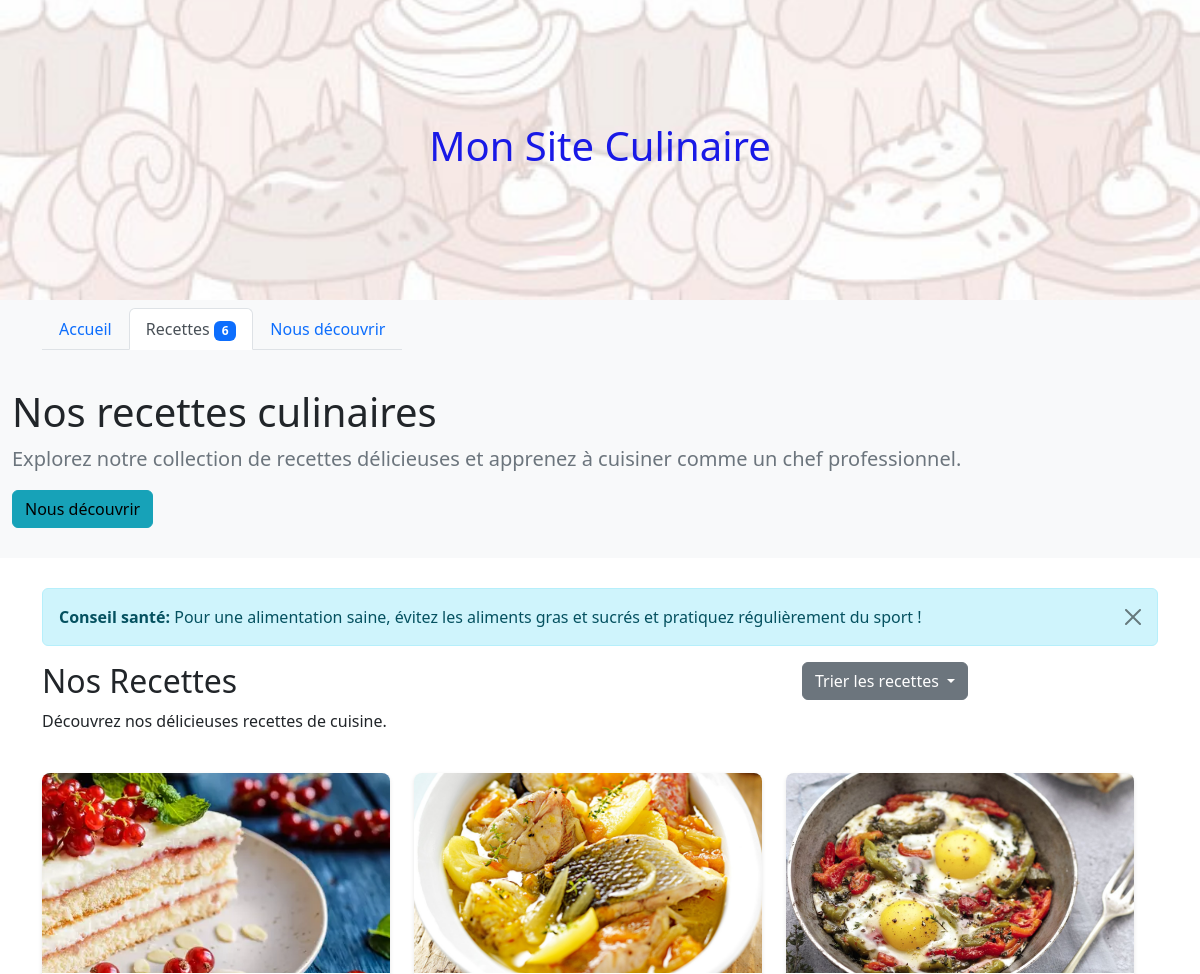
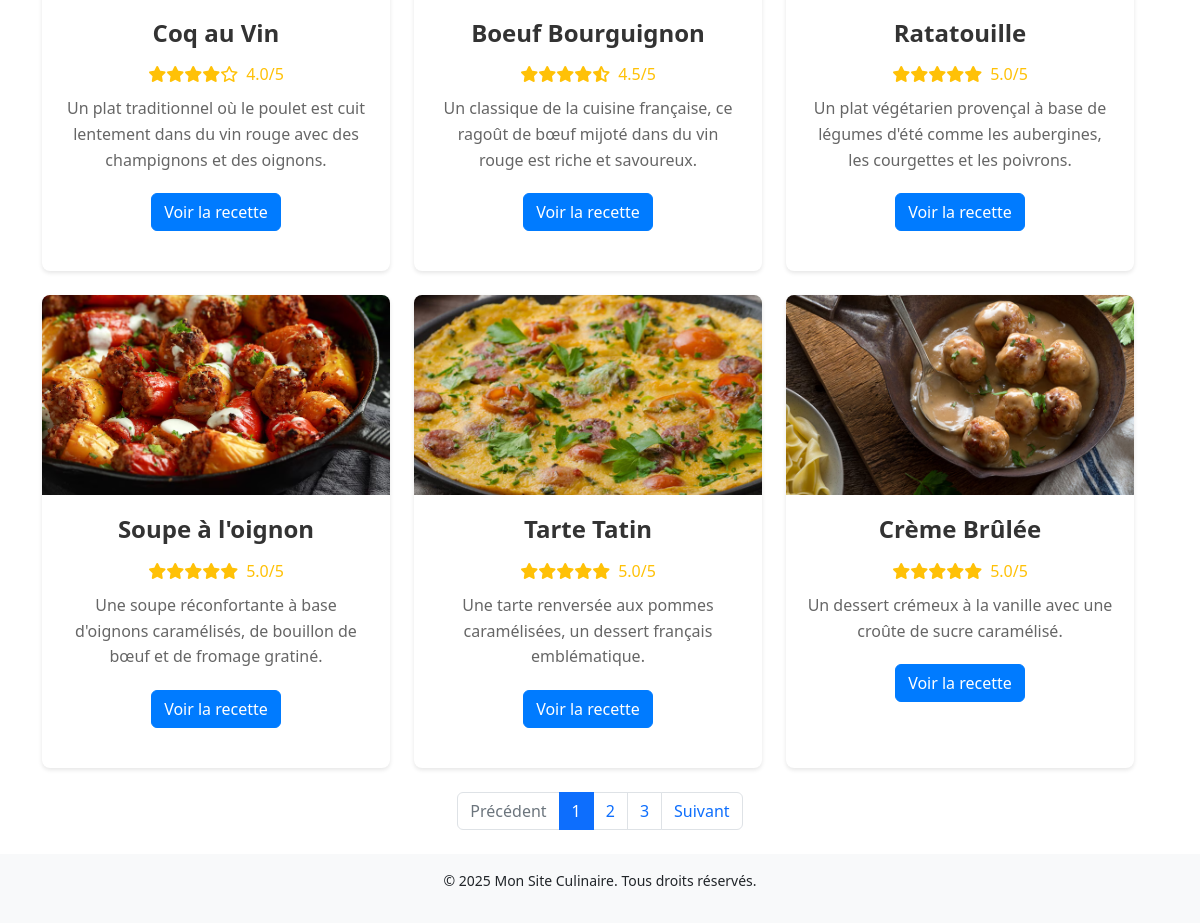
The page /recettes.php?sort=rating_asc on the database its author committed (2 pictures, top to bottom).
### tables this page shows
CREATE TABLE IF NOT EXISTS recettes (
    id INT AUTO_INCREMENT PRIMARY KEY,
    titre VARCHAR(255) NOT NULL,
    photo VARCHAR(255) NOT NULL,
    note DECIMAL(3,1) NOT NULL,
    description_courte TEXT NOT NULL,
    description_longue TEXT NOT NULL,
    created_at TIMESTAMP DEFAULT CURRENT_TIMESTAMP
);

### recettes.php (the view, shortened to what this page needs)
<?php
require_once 'config.php';
$sort = isset($_GET['sort']) ? $_GET['sort'] : 'name_asc';
$query = "SELECT * FROM recettes ";
switch ($sort) {
    case 'rating_asc':
        $query .= "ORDER BY note ASC";
        break;
}
try {
    $stmt = $pdo->query($query);
    $recipes = $stmt->fetchAll();
} catch (PDOException $e) {
    die("Error fetching recipes: " . $e->getMessage());
}
?>
<!DOCTYPE html>
<html lang="fr">
  <head>
    <link rel="stylesheet" href="https://cdnjs.cloudflare.com/ajax/libs/font-awesome/6.0.0/css/all.min.css">
    <link rel="stylesheet" href="bootstrap-5.2.3-dist/css/bootstrap.min.css">
    <link rel="stylesheet" href="cuisinier.css">
    <link rel="stylesheet" href="custom.css">
  </head>
  <body>
    <header class="bg-light py-3 custom-header">
      <div class="container">
        <h1 class="text-center">Mon Site Culinaire</h1>
      </div>
    </header>
    <nav class="navbar navbar-expand-lg navbar-light bg-light">
      <div class="container">
        <ul class="nav nav-tabs">
          <li class="nav-item">
            <a class="nav-link" href="index.php">Accueil</a>
          </li>
          <li class="nav-item">
            <a class="nav-link active" href="recettes.php">Recettes <span class="badge bg-primary"><?php echo count($recipes); ?></span></a>
          </li>
          <li class="nav-item">
            <a class="nav-link" href="decouvrir.php">Nous découvrir</a>
          </li>
        </ul>
      </div>
    </nav>
    <div class="jumbotron">
      <div class="container">
        <h1 class="display-4">Nos recettes culinaires</h1>
        <p class="lead">Explorez notre collection de recettes délicieuses et apprenez à cuisiner comme un chef professionnel.</p>
        <a href="decouvrir.php" class="btn btn-info" role="button">Nous découvrir</a>
      </div>
    </div>
    <main class="container my-4">
      <div class="alert alert-info alert-dismissible fade show" role="alert">
        <strong>Conseil santé:</strong> Pour une alimentation saine, évitez les aliments gras et sucrés et pratiquez régulièrement du sport !
        <button type="button" class="btn-close" data-bs-dismiss="alert" aria-label="Close"></button>
      </div>
      <div class="row mb-4">
        <div class="col-md-8">
          <h2>Nos Recettes</h2>
          <p>Découvrez nos délicieuses recettes de cuisine.</p>
        </div>
        <div class="col-md-4">
          <div class="dropdown">
            <button class="btn btn-secondary dropdown-toggle" type="button" id="dropdownMenuButton1" data-bs-toggle="dropdown" aria-expanded="false">
              Trier les recettes
            </button>
          </div>
        </div>
      </div>
      <div class="row">
        <?php
        $chunkedRecipes = array_chunk($recipes, 3);
        foreach ($chunkedRecipes as $rowRecipes) {
            echo '<div class="row' . (array_search($rowRecipes, $chunkedRecipes) > 0 ? ' mt-4' : '') . '">';
            foreach ($rowRecipes as $recipe) {
                echo '<div class="col-sm-4">';
                echo '<div class="card">';
                echo '<img src="' . htmlspecialchars($recipe['photo']) . '" class="card-img-top" alt="' . htmlspecialchars($recipe['titre']) . '">';
                echo '<div class="card-body">';
                echo '<h3 class="card-title">' . htmlspecialchars($recipe['titre']) . '</h3>';
                echo '<div class="rating">';
                $fullStars = floor($recipe['note']);
                $halfStar = ($recipe['note'] - $fullStars) >= 0.5 ? 1 : 0;
                $emptyStars = 5 - $fullStars - $halfStar;
                for ($i = 0; $i < $fullStars; $i++) {
                    echo '<i class="fas fa-star text-warning"></i>';
                }
                if ($halfStar) {
                    echo '<i class="fas fa-star-half-alt text-warning"></i>';
                }
                for ($i = 0; $i < $emptyStars; $i++) {
                    echo '<i class="far fa-star text-warning"></i>';
                }
                echo '<span class="ms-2">' . htmlspecialchars($recipe['note']) . '/5</span>';
                echo '</div>';
                echo '<p class="card-text">' . htmlspecialchars($recipe['description_courte']) . '</p>';
                echo '<a href="recette.php?id=' . htmlspecialchars($recipe['id']) . '" class="btn btn-primary">Voir la recette</a>';
                echo '</div>';
                echo '</div>';
                echo '</div>';
            }
            echo '</div>';
        }
        ?>
      </div>
      <nav aria-label="Page navigation example" class="my-4">
        <ul class="pagination justify-content-center">
          <li class="page-item disabled">
            <a class="page-link" href="#" tabindex="-1" aria-disabled="true">Précédent</a>
          </li>
          <li class="page-item active" aria-current="page">
            <a class="page-link" href="#">1</a>
          </li>
          <li class="page-item"><a class="page-link" href="#">2</a></li>
          <li class="page-item"><a class="page-link" href="#">3</a></li>
          <li class="page-item">
            <a class="page-link" href="#">Suivant</a>
          </li>
        </ul>
      </nav>
    </main>
    <footer class="bg-light py-3 mt-auto">
      <div class="container">
        <p class="text-center small">&copy; 2025 Mon Site Culinaire. Tous droits réservés.</p>
      </div>
    </footer>
  </body>
</html>

### cuisinier.css (style rules this page uses)
.card-body { padding: 20px; text-align: center; }
.card-title { color: #333; margin-bottom: 15px; font-size: 1.5rem; font-weight: bold; }
.card-text { color: #666; margin-bottom: 20px; line-height: 1.6; }
.jumbotron { background-color: #f8f9fa; padding: 30px 0; margin-bottom: 30px; border-radius: 0; }
.jumbotron .container { max-width: 1200px; }
.display-4 { font-size: 2.5rem; font-weight: 300; line-height: 1.2; color: #212529; }
.lead { font-size: 1.25rem; font-weight: 300; color: #6c757d; }
.btn-info { background-color: #17a2b8; border-color: #17a2b8; transition: all 0.2s ease; }
.card { height: 100%; margin-bottom: 20px; border: none; border-radius: 8px; overflow: hidden; box-shadow: 0 2px 4px rgba(0, 0, 0, 0.1); transition: all 0.3s ease; }
.card-img-top { height: 200px; object-fit: cover; }
.rating { margin: 10px 0; color: #ffc107; }
.btn-primary { background-color: #007bff; border-color: #007bff; transition: all 0.2s ease; }

### custom.css (style rules this page uses)
header { background-image: url('background.jpg'); background-size: cover; background-position: center; height: 300px; display: flex; align-items: center; justify-content: center; color: rgb(25, 25, 230); text-align: center; }

### rows shown on the page
recettes: photo (picture), titre "Coq au Vin", note "4.0", description_courte "Un plat traditionnel où le poulet est cuit lentement dans du vin rouge avec des champignons et des oignons."
recettes: photo (picture), titre "Boeuf Bourguignon", note "4.5", description_courte "Un classique de la cuisine française, ce ragoût de bœuf mijoté dans du vin rouge est riche et savoureux."
recettes: photo (picture), titre "Ratatouille", note "5.0", description_courte "Un plat végétarien provençal à base de légumes d'été comme les aubergines, les courgettes et les poivrons."
recettes: photo (picture), titre "Soupe à l'oignon", note "5.0", description_courte "Une soupe réconfortante à base d'oignons caramélisés, de bouillon de bœuf et de fromage gratiné."
recettes: photo (picture), titre "Tarte Tatin", note "5.0", description_courte "Une tarte renversée aux pommes caramélisées, un dessert français emblématique."
recettes: photo (picture), titre "Crème Brûlée", note "5.0", description_courte "Un dessert crémeux à la vanille avec une croûte de sucre caramélisé."

### other values the page prints
count($recipes) "6"
